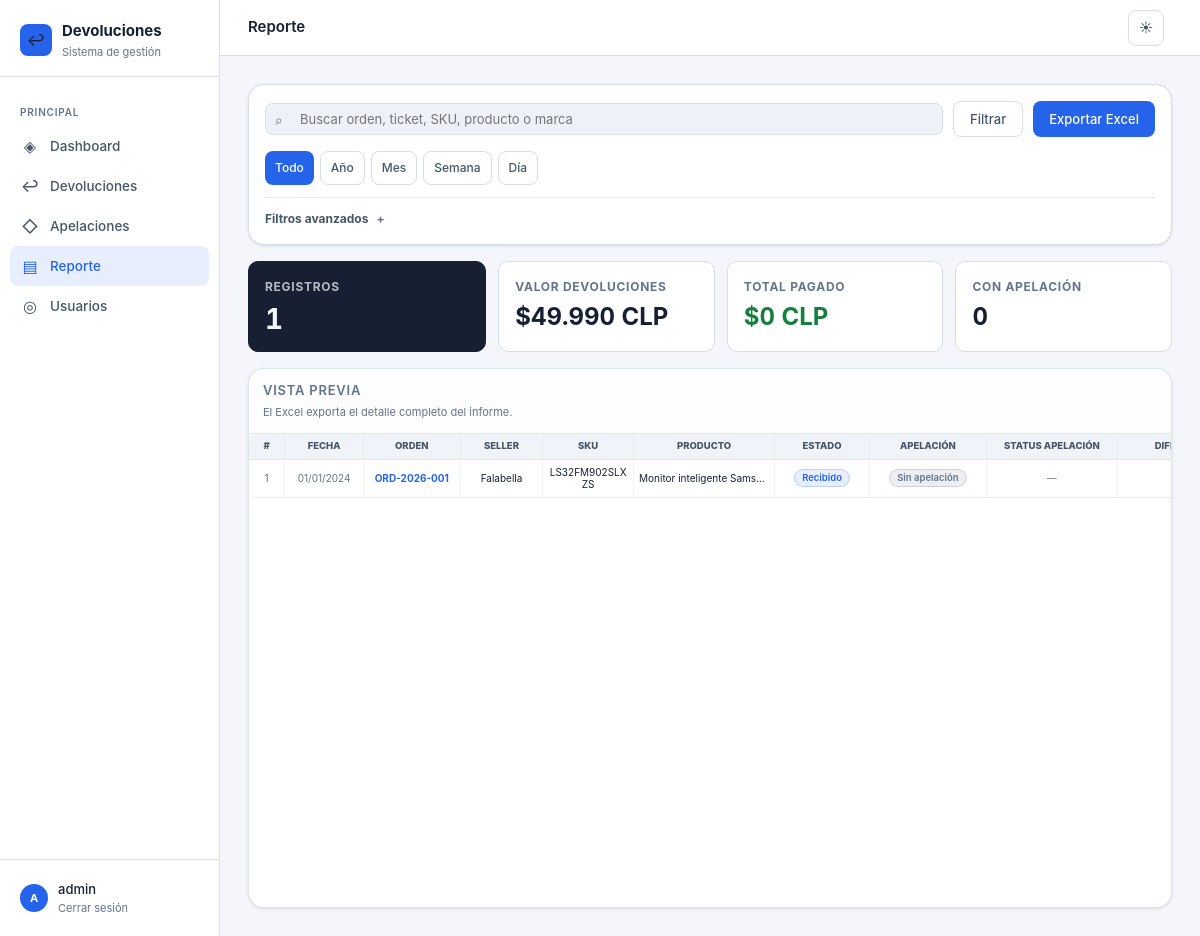
The page /reporte/ (signed in) on the database its author committed.
### returns/models.py (models this page shows, shortened)
class Return(models.Model):
    SELLER_CHOICES = [
        ('falabella', 'Falabella'),
        ('ripley', 'Ripley'),
        ('mercado_libre', 'Mercado Libre'),
        ('paris', 'Paris'),
        ('walmart', 'Walmart'),
        ('shopify', 'Shopify'),
    ]
    ESTADO_CHOICES = [
        ('recibido', 'Recibido'),
        ('en_revision', 'En revisión'),
        ('aprobado', 'Aprobado'),
        ('rechazado', 'Rechazado'),
        ('reembolsado', 'Reembolsado'),
        ('cerrado', 'Cerrado'),
    ]
    CONDICION_CHOICES = [
        ('nuevo', 'Nuevo'),
        ('caja_danada', 'Caja Dañada'),
        ('danado', 'Dañado'),
        ('dano_estetico', 'Daño Estetico'),
        ('extraviado', 'Extraviado'),
    ]
    GRADO_CHOICES = [
        ('A', 'A'),
        ('C', 'C'),
        ('D', 'D'),
        ('E', 'Extraviado'),
    ]
    SUB_DANO_CHOICES = [
        ('producto_bloqueado', 'Producto Bloqueado'),
        ('no_funciona', 'No funciona'),
        ('rayado', 'Rayado'),
        ('usado', 'Usado'),
        ('abollado', 'Abollado'),
        ('sin_accesorios', 'Sin Accesorios'),
        ('sin_embalaje_original', 'Sin Embalaje original'),
        ('embalaje_danado', 'Embalaje dañado'),
        ('pantalla_rota', 'Pantalla Rota'),
        ('numero_serie_no_corresponde', 'N° de serie no corresponde'),
        ('producto_cambiado', 'Producto Cambiado (Cambiazo o Robo)'),
    ]
    fecha_ingreso = models.DateField(auto_now_add=True)
    fecha_actualizacion = models.DateTimeField(auto_now=True)
    seller = models.CharField(max_length=50, choices=SELLER_CHOICES, verbose_name='Seller')
    numero_orden = models.CharField(max_length=100, unique=True, verbose_name='Número de orden')
    sku = models.CharField(max_length=100, verbose_name='SKU')
    ean = models.CharField(max_length=50, blank=True, verbose_name='EAN')
    producto_nombre = models.CharField(max_length=300, verbose_name='Nombre del producto', blank=True)
    marca = models.CharField(max_length=150, blank=True, verbose_name='Marca')
    categoria = models.CharField(max_length=150, blank=True, verbose_name='Categoría')
    precio_venta = models.DecimalField(max_digits=10, decimal_places=2, null=True, blank=True, validators=[MinValueValidator(0)], verbose_name='Precio de venta')
    cantidad = models.PositiveIntegerField(default=1, validators=[MinValueValidator(1)], verbose_name='Cantidad')
    ingresado_bodega = models.BooleanField(default=False, verbose_name='Ingresado a bodega')
    estado = models.CharField(max_length=20, choices=ESTADO_CHOICES, default='recibido', verbose_name='Estado')
    condicion_producto = models.CharField(max_length=20, choices=CONDICION_CHOICES, default='nuevo', verbose_name='Estado del producto')
    grado = models.CharField(max_length=1, choices=GRADO_CHOICES, default='A', verbose_name='Grado')
    sub_danos = models.JSONField(default=list, blank=True, verbose_name='Sub daños')
    detalles_dano = models.TextField(blank=True, verbose_name='Detalles del daño')
    notas_internas = models.TextField(blank=True, verbose_name='Notas internas')
    creado_por = models.ForeignKey(User, on_delete=models.SET_NULL, null=True, related_name='devoluciones_creadas')
    class Meta:
        verbose_name = 'Devolución'
        verbose_name_plural = 'Devoluciones'
        ordering = ['-fecha_ingreso', '-id']
    def get_estado_color(self):
        colors = {
            'recibido': 'blue',
            'en_revision': 'yellow',
            'aprobado': 'green',
            'rechazado': 'red',
            'reembolsado': 'purple',
            'cerrado': 'gray',
        }
        return colors.get(self.estado, 'gray')

### returns/views.py (the view)
# urls.py: path('reporte/', views.report_dashboard, name='report_dashboard'),
@login_required
def report_dashboard(request):
    devoluciones = filtered_report_returns(request)
    if request.GET.get('export') == 'xlsx':
        return report_export_response(devoluciones)
    period, _, _ = period_dates(request)
    def clp_format(value):
        return f'${value:,.0f}'.replace(',', '.') + ' CLP'
    total_valorizado = sum(
        devolucion.precio_venta * devolucion.cantidad
        for devolucion in devoluciones.exclude(precio_venta__isnull=True)
    )
    total_pagado = 0
    for devolucion in devoluciones:
        for apelacion in devolucion.apelaciones.all():
            if apelacion.monto_devuelto and apelacion.monto_devuelto.isdigit():
                if apelacion.status == 'pagado':
                    total_pagado += int(apelacion.monto_devuelto)
    devoluciones_page = paginate_queryset(request, devoluciones, 'page', 15)
    context = {
        'devoluciones': devoluciones_page,
        'devoluciones_page': devoluciones_page,
        'devoluciones_page_query': querystring_without(request, 'page'),
        'period': period,
        'period_query': querystring_without(request, 'period', 'page', 'fecha_desde', 'fecha_hasta'),
        'q': request.GET.get('q', '').strip(),
        'fecha_desde': request.GET.get('fecha_desde', '').strip(),
        'fecha_hasta': request.GET.get('fecha_hasta', '').strip(),
        'seller_filter': request.GET.get('seller', '').strip(),
        'estado_filter': request.GET.get('estado', '').strip(),
        'condicion_filter': request.GET.get('condicion', '').strip(),
        'grado_filter': request.GET.get('grado', '').strip(),
        'apelacion_filter': request.GET.get('apelacion', '').strip(),
        'appeal_status_filter': request.GET.get('appeal_status', '').strip(),
        'seller_choices': Return.SELLER_CHOICES,
        'estado_choices': Return.ESTADO_CHOICES,
        'condicion_choices': Return.CONDICION_CHOICES,
        'grado_choices': Return.GRADO_CHOICES,
        'appeal_status_choices': Appeal.STATUS_CHOICES,
        'total_filtrado': devoluciones.count(),
        'total_valorizado_display': clp_format(total_valorizado),
        'total_pagado_display': clp_format(total_pagado),
        'con_apelacion': devoluciones.filter(apelaciones__isnull=False).count(),
    }
    return render(request, 'returns/report.html', context)

### returns/models.py (called while the page is built)
    @classmethod
    def load(cls):
        config, _ = cls.objects.get_or_create(pk=1)
        return config

### returns/views.py (called while the page is built, shortened)
def paginate_queryset(request, queryset, page_param='page', per_page=12):
    paginator = Paginator(queryset, per_page)
    return paginator.get_page(request.GET.get(page_param))

def querystring_without(request, *keys):
    query = request.GET.copy()
    for key in keys:
        query.pop(key, None)
    encoded = query.urlencode()
    return f'{encoded}&' if encoded else ''

def period_dates(request):
    today = timezone.localdate()
    period = request.GET.get('period', 'all')
    if period == 'all':
        return '', None, None

### templates/returns/report.html (shortened to what this page needs)
{% extends 'returns/base.html' %}
{% load returns_format %}
{% block topbar_title %}Reporte{% endblock %}
{% block content %}
<section class="report-panel">
  <form method="get" class="report-form">
    <div class="report-toolbar">
      <div class="search-wrap report-search">
        <span class="search-icon">⌕</span>
        <input type="text" name="q" value="{{ q }}" placeholder="Buscar orden, ticket, SKU, producto o marca">
      </div>
      <button type="submit" class="btn btn-ghost">Filtrar</button>
      <button type="submit" name="export" value="xlsx" class="btn btn-primary">Exportar Excel</button>
    </div>
    <div class="period-filter-bar report-periods">
      <a href="?{{ period_query }}period=all" class="btn btn-sm {% if not period %}btn-primary{% else %}btn-ghost{% endif %}">Todo</a>
      <a href="?{{ period_query }}period=year" class="btn btn-sm {% if period == 'year' %}btn-primary{% else %}btn-ghost{% endif %}">Año</a>
      <a href="?{{ period_query }}period=month" class="btn btn-sm {% if period == 'month' %}btn-primary{% else %}btn-ghost{% endif %}">Mes</a>
      <a href="?{{ period_query }}period=week" class="btn btn-sm {% if period == 'week' %}btn-primary{% else %}btn-ghost{% endif %}">Semana</a>
      <a href="?{{ period_query }}period=today" class="btn btn-sm {% if period == 'today' %}btn-primary{% else %}btn-ghost{% endif %}">Día</a>
    </div>
    <details class="report-advanced" {% if fecha_desde or fecha_hasta or seller_filter or estado_filter or condicion_filter or grado_filter or apelacion_filter or appeal_status_filter %}open{% endif %}>
      <summary>Filtros avanzados</summary>
    </details>
  </form>
</section>
<section class="report-summary">
  <div class="report-metric primary">
    <span>Registros</span>
    <strong>{{ total_filtrado }}</strong>
  </div>
  <div class="report-metric">
    <span>Valor devoluciones</span>
    <strong>{{ total_valorizado_display }}</strong>
  </div>
  <div class="report-metric">
    <span>Total pagado</span>
    <strong style="color:var(--green)">{{ total_pagado_display }}</strong>
  </div>
  <div class="report-metric">
    <span>Con apelación</span>
    <strong>{{ con_apelacion }}</strong>
  </div>
</section>
<div class="table-wrap returns-table-wrap">
  <div class="table-header">
    <div>
      <div class="form-section-title" style="margin:0;padding:0;border:0">Vista previa</div>
      <div class="report-preview-subtitle">El Excel exporta el detalle completo del informe.</div>
    </div>
  </div>
  {% if devoluciones %}
  <table class="returns-table">
    <colgroup>
      <col class="col-id">
      <col class="col-date">
      <col class="col-order">
      <col class="col-seller">
      <col class="col-sku">
      <col class="col-product">
      <col class="col-status">
      <col class="col-appeal">
      <col class="col-product-status">
      <col class="col-product-status">
    </colgroup>
    <thead>
      <tr>
        <th>#</th>
        <th>Fecha</th>
        <th>Orden</th>
        <th>Seller</th>
        <th>SKU</th>
        <th>Producto</th>
        <th>Estado</th>
        <th>Apelación</th>
        <th>Status apelación</th>
        <th>Diferencia</th>
      </tr>
    </thead>
    <tbody>
      {% for d in devoluciones %}
      <tr>
        <td style="color:var(--text-muted)">{{ devoluciones.start_index|add:forloop.counter0 }}</td>
        <td style="color:var(--text-muted)">{{ d.fecha_ingreso|date:"d/m/Y" }}</td>
        <td><a href="{% url 'return_detail' d.pk %}"><strong>{{ d.numero_orden }}</strong></a></td>
        <td>{{ d.get_seller_display }}</td>
        <td>{{ d.sku }}</td>
        <td>
          {% if d.producto_nombre %}
          <div class="table-product-name" title="{{ d.producto_nombre }}">{{ d.producto_nombre }}</div>
          {% else %}
          <div style="color:var(--text-muted)">—</div>
          {% endif %}
        </td>
        <td><span class="badge badge-{{ d.get_estado_color }}">{{ d.get_estado_display }}</span></td>
        <td>
          {% with apelacion=d.apelaciones.first %}
          {% if apelacion %}
          <a href="{% url 'appeal_detail' apelacion.pk %}" class="badge badge-{{ apelacion.get_status_color }}">{{ apelacion.numero_apelacion }}</a>
          {% else %}
          <span class="badge badge-gray">Sin apelación</span>
          {% endif %}
          {% endwith %}
        </td>
        <td>
          {% with apelacion=d.apelaciones.first %}
          {% if apelacion %}
          <span class="badge badge-{{ apelacion.get_status_color }}">{{ apelacion.get_status_display }}</span>
          {% else %}
          <span style="color:var(--text-muted)">—</span>
          {% endif %}
          {% endwith %}
        </td>
        <td>
        </td>
      </tr>
      {% endfor %}
    </tbody>
  </table>
  {% else %}
  <div class="empty-state">
    <div class="empty-icon">▤</div>
    <div class="empty-title">No hay datos para el reporte</div>
    <div class="empty-sub">Ajusta los filtros o limpia la búsqueda para ver resultados.</div>
  </div>
  {% endif %}
</div>
{% endblock %}

### templates/returns/base.html (shortened to what this page needs)
<!DOCTYPE html>
<html lang="es">
<head>
</head>
<body>
{% if user.is_authenticated %}
<div class="layout">
  <aside class="sidebar">
    <div class="sidebar-logo">
      <div class="logo-mark">
        <div class="logo-icon">↩</div>
        <div>
          <div class="logo-text">Devoluciones</div>
          <div class="logo-sub">Sistema de gestión</div>
        </div>
      </div>
    </div>
    <nav class="sidebar-nav">
      <div class="nav-label">Principal</div>
      <a href="{% url 'dashboard' %}" class="nav-link {% if request.resolver_match.url_name == 'dashboard' %}active{% endif %}">
        <span class="nav-icon">◈</span> Dashboard
      </a>
      <a href="{% url 'returns_dashboard' %}" class="nav-link ">
        <span class="nav-icon">↩</span> Devoluciones
      </a>
      <a href="{% url 'appeals_dashboard' %}" class="nav-link ">
        <span class="nav-icon">◇</span> Apelaciones
      </a>
      <a href="{% url 'report_dashboard' %}" class="nav-link {% if request.resolver_match.url_name == 'report_dashboard' %}active{% endif %}">
        <span class="nav-icon">▤</span> Reporte
      </a>
      {% if user.is_staff %}
      <a href="{% url 'users_dashboard' %}" class="nav-link ">
        <span class="nav-icon">◎</span> Usuarios
      </a>
      {% endif %}
    </nav>
    <div class="sidebar-footer">
      <div class="user-info">
        <div class="user-avatar">{{ user.username|first|upper }}</div>
        <div>
          <div class="user-name">{{ user.username }}</div>
          <a href="{% url 'logout' %}" class="logout-link">Cerrar sesión</a>
        </div>
      </div>
    </div>
  </aside>
  <main class="main">
    <div class="topbar">
      <div class="topbar-title">{% block topbar_title %}{% endblock %}</div>
      <div class="topbar-tools">
        <button type="button" class="btn btn-ghost theme-toggle" data-theme-toggle title="Cambiar tema" aria-label="Cambiar tema">
          <span class="theme-icon-light" aria-hidden="true">☀</span>
        </button>
      </div>
    </div>
    <div class="content">
      {% block content %}{% endblock %}
    </div>
  </main>
</div>
{% else %}
  {% block full_page %}{% endblock %}
{% endif %}
</body>
</html>

### rows shown on the page
Return: start_index|add "1", fecha_ingreso "01/01/2024", numero_orden "ORD-2026-001", seller "Falabella", sku "LS32FM902SLXZS", producto_nombre "Monitor inteligente Sams…", estado "Recibido"

### other values the page prints
{{ user.username|first|upper }} "A"
{{ user.username }} "admin"
{{ total_filtrado }} "1"
{{ total_valorizado_display }} "$49.990 CLP"
{{ total_pagado_display }} "$0 CLP"
{{ con_apelacion }} "0"
